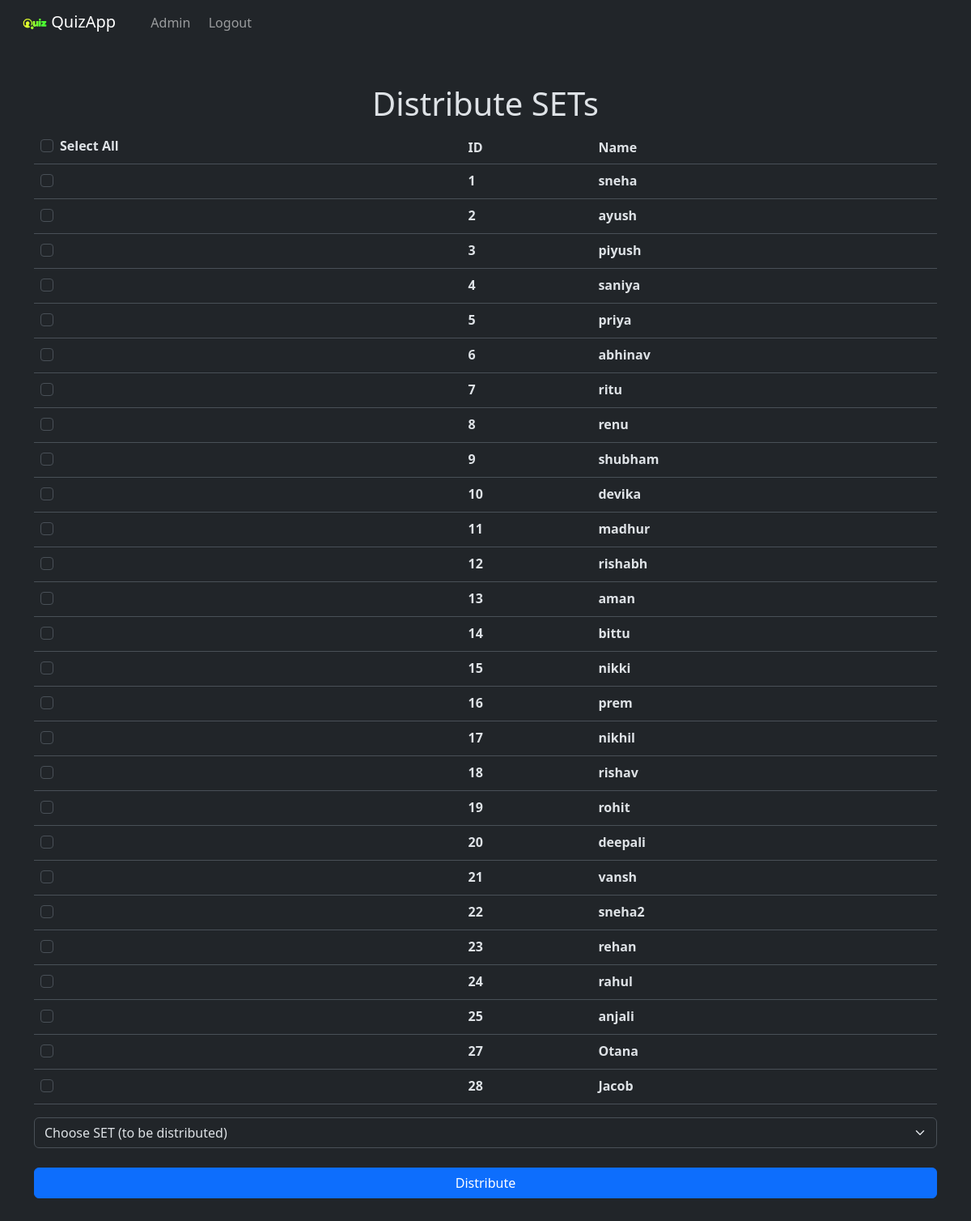
Page /admin/distribute_sets (signed in) on the committed database.
### quiz_app/models.py (models this page shows, shortened)
class User(UserMixin, db.Model):
    id = db.Column(db.Integer, primary_key=True)
    name = db.Column(db.String, nullable=False, unique=True)
    password = db.Column(db.String, nullable=False)
    created_at = db.Column(db.DateTime, nullable=False, default=datetime.utcnow)
    questions = db.relationship("Question", backref="creator")
    is_admin = db.Column(db.Boolean, default=False)
    result = db.relationship("Result", backref="user")
    question_set = db.Column(db.Integer, db.ForeignKey("questionset.id"), nullable=True)

### quiz_app/routes.py (the view, shortened to what this page needs)
@main.route("/admin/distribute_sets", methods=["GET", "POST"])
@login_required
def admin_distribute_sets():
    if current_user.is_admin:
        return render(
            "admin/distribute_sets.html",
            sets = models.QuestionSet.query.all(),
            users = models.User.query.filter_by(
                question_set = None,
                is_admin=False
            ).all()
        )
    else:
        flash("You are not an admin, so you can't access this page", "warning")
        return redirect(url_for("main.index"))

### app.py (called while the page is built)
@login_manager.user_loader
def load_user(user_id):
    return User.query.get(user_id)

### templates/admin/distribute_sets.html (shortened to what this page needs)
{% extends 'layout.html' %}
{% block body %}
  <h1 class="text-center">
    Distribute SETs
  </h1>
  <form action="{{ url_for('main.admin_distribute_sets') }}" method="post">
  <table class="table">
  <thead>
    <tr>
      <th scope="col">
        <div class="form-check">
          <input class="form-check-input" type="checkbox" value="" id="flexCheckDefault" onchange="checkAll(this)">
          <label class="form-check-label" for="flexCheckDefault">
            Select All
          </label>
          </div>
      </th>
      <th scope="col">ID</th>
      <th scope="col">Name</th>
    </tr>
  </thead>
  <tbody>
    {% for user in users %}
    <tr>
      <th scope="row">
        <div class="form-check">
          <input class="form-check-input" type="checkbox" name="u{{user.id}}">
        </div>
      </th>
      <th>{{ user.id }}</th>
      <th>{{ user.name }}</th>
    </tr>
    {% endfor %}
  </tbody>
</table>
<select class="form-select" name="set" required>
    <option selected disabled value=''>Choose SET (to be distributed)</option>
  </select>
<br>
<button type="submit" class="btn btn-primary w-100">
  Distribute
</button>
</form>
{% endblock %}

### templates/layout.html (shortened to what this page needs)
<!doctype html>
<html lang="en" data-bs-theme="dark">
<head>
  <link href="{{ url_for('static', filename='css/bootstrap.css') }}" rel="stylesheet">
</head>
<body>
  <nav class="navbar navbar-expand-lg navbar-dark bg-dark sticky-top">
    <div class="container-fluid">
      <a class="navbar-brand" href="/">
        <img src="{{ url_for('static', filename='image/logo.png') }}" alt="" width="30" height="30" class="d-inline-block">
        QuizApp
      </a>
      <div class="collapse navbar-collapse" id="navbarNav">
        <ul class="navbar-nav">
          {% if current_user.is_authenticated %}
          {% if current_user.is_admin %}
          <li class="nav-item">
            <a class="nav-link text-center" href="{{ url_for('main.admin') }}">Admin</a>
          </li>
          {% endif %}
          <li class="nav-item">
            <a class="nav-link text-center" href="{{ url_for('main.logout') }}">Logout</a>
          </li>
          {% endif %}
        </ul>
      </div>
    </div>
  </nav>
  <div class="container mt-5 mb-5">
    {% block body %}{% endblock %}
  </div>
</body>
</html>

### templates/layout.html (style rules this page uses)
.navbar .navbar-nav .nav-link { padding: 0.6em; }
.navbar .navbar-brand { padding: 0 0.6em; }
@media only screen and (min-width: 992px) { .navbar { padding: 0; } }
@media only screen and (min-width: 992px) { .navbar .navbar-nav .nav-link { padding: 1em 0.7em; } }

### rows in the picture
User: id "1", name "sneha"
User: id "2", name "ayush"
User: id "3", name "piyush"
User: id "4", name "saniya"
User: id "5", name "priya"
User: id "6", name "abhinav"
User: id "7", name "ritu"
User: id "8", name "renu"
User: id "9", name "shubham"
User: id "10", name "devika"
User: id "11", name "madhur"
User: id "12", name "rishabh"
User: id "13", name "aman"
User: id "14", name "bittu"
User: id "15", name "nikki"
User: id "16", name "prem"
User: id "17", name "nikhil"
User: id "18", name "rishav"
User: id "19", name "rohit"
User: id "20", name "deepali"
User: id "21", name "vansh"
User: id "22", name "sneha2"
User: id "23", name "rehan"
User: id "24", name "rahul"
User: id "25", name "anjali"
User: id "27", name "Otana"
User: id "28", name "Jacob"
